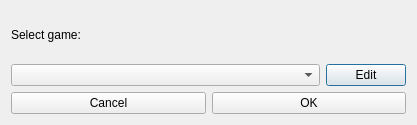
<?xml version="1.0" encoding="UTF-8"?>
<ui version="4.0">
 <class>Window_SelectGame</class>
 <widget class="QDialog" name="Window_SelectGame">
  <property name="geometry">
   <rect>
    <x>0</x>
    <y>0</y>
    <width>417</width>
    <height>125</height>
   </rect>
  </property>
  <property name="minimumSize">
   <size>
    <width>417</width>
    <height>125</height>
   </size>
  </property>
  <property name="maximumSize">
   <size>
    <width>417</width>
    <height>125</height>
   </size>
  </property>
  <property name="windowTitle">
   <string>Select game</string>
  </property>
  <layout class="QVBoxLayout" name="verticalLayout">
   <item>
    <widget class="QLabel" name="label_selectGame">
     <property name="text">
      <string>Select game:</string>
     </property>
    </widget>
   </item>
   <item>
    <layout class="QHBoxLayout" name="horizontalLayout_games">
     <item>
      <widget class="QComboBox" name="comboBox_games">
       <property name="sizePolicy">
        <sizepolicy hsizetype="Expanding" vsizetype="Fixed">
         <horstretch>0</horstretch>
         <verstretch>0</verstretch>
        </sizepolicy>
       </property>
      </widget>
     </item>
     <item>
      <widget class="QPushButton" name="pushButton_editGames">
       <property name="text">
        <string>Edit</string>
       </property>
      </widget>
     </item>
    </layout>
   </item>
   <item>
    <layout class="QHBoxLayout" name="horizontalLayout_buttons">
     <item>
      <widget class="QPushButton" name="pushButton_cancel">
       <property name="text">
        <string>Cancel</string>
       </property>
      </widget>
     </item>
     <item>
      <widget class="QPushButton" name="pushButton_ok">
       <property name="text">
        <string>OK</string>
       </property>
      </widget>
     </item>
    </layout>
   </item>
  </layout>
 </widget>
 <resources/>
 <connections/>
</ui>
